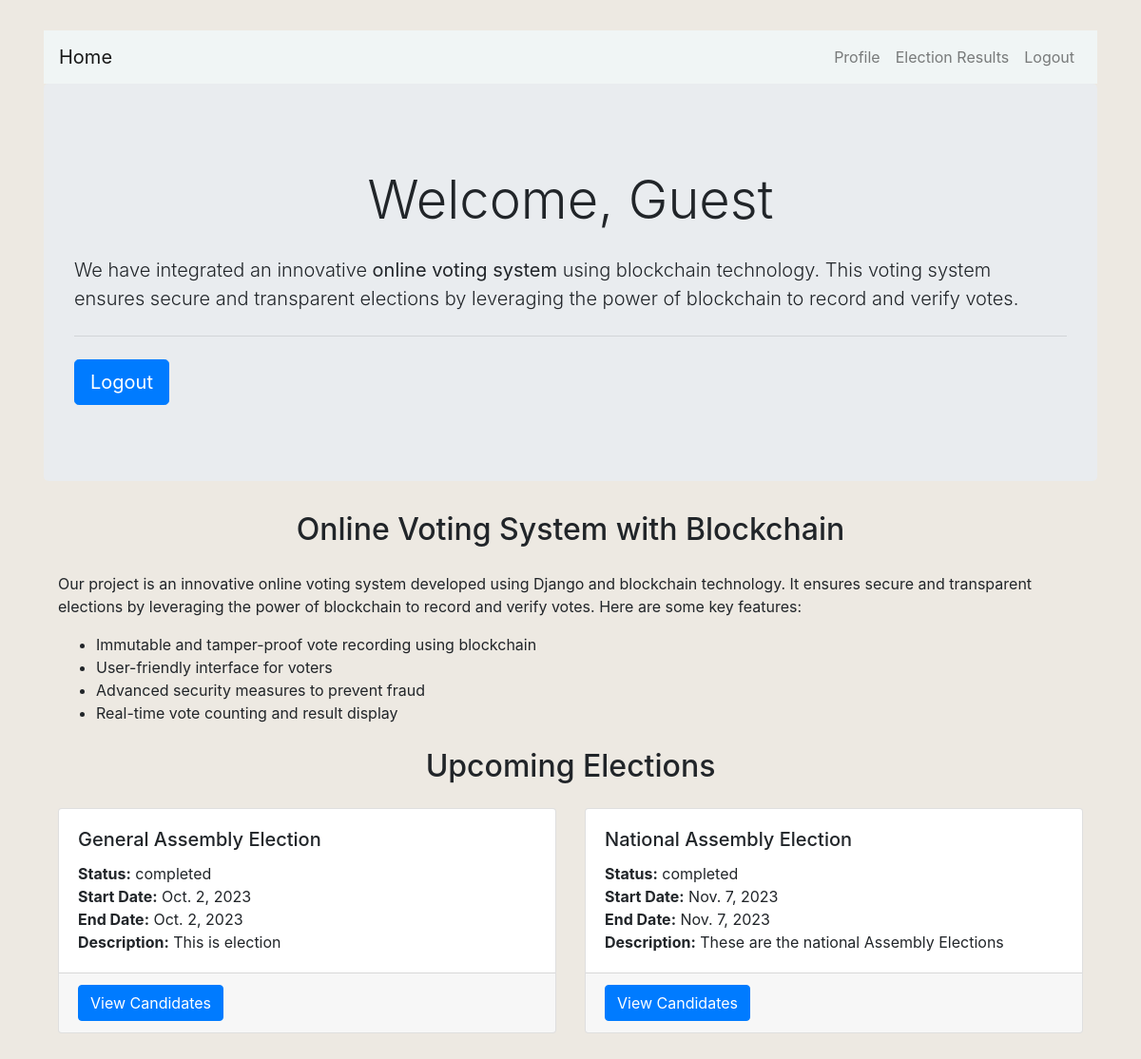
The page / (signed in) on the database its author committed.
### users/models.py (models this page shows, shortened)
class Election(models.Model):
    name = models.CharField(max_length=255)
    status = models.CharField(max_length=50, choices=[('upcoming', 'Upcoming'), ('ongoing', 'Ongoing'), ('completed', 'Completed')])
    start_date = models.DateField()
    end_date = models.DateField()
    description = models.TextField()

### users/views.py (the view)
# urls.py: path('', home, name='users-home'),
@login_required
def home(request):
    elections = Election.objects.all()
    candidates = Candidate.objects.all()
    context = {
        'elections': elections,
        'candidates': candidates,
    }
    return render(request, 'users/home.html', context)

### users/templates/users/home.html (shortened to what this page needs)
{% extends "users/base.html" %}
{% block content %}
    <div class="jumbotron">
        <h1 class="display-4">Welcome, {{ user.first_name.title|default:'Guest' }}</h1>
        <p class="lead">
            We have integrated an innovative <b>online voting system</b> using blockchain technology.
            This voting system ensures secure and transparent elections by leveraging the power of blockchain to record and verify votes.
        </p>
        <hr class="my-4">
        <p class="lead">
            {% if user.is_authenticated %}
                <a class="btn btn-primary btn-lg" href="{% url 'logout' %}" role="button">Logout</a>
            {% else %}
                <a class="btn btn-primary btn-lg" href="{% url 'login' %}" role="button">Sign in</a>
            {% endif %}
        </p>
    </div>
    <div class="container">
        <h2>Online Voting System with Blockchain</h2>
        <p>
            Our project is an innovative online voting system developed using Django and blockchain technology.
            It ensures secure and transparent elections by leveraging the power of blockchain to record and verify votes.
            Here are some key features:
        </p>
        <ul>
            <li>Immutable and tamper-proof vote recording using blockchain</li>
            <li>User-friendly interface for voters</li>
            <li>Advanced security measures to prevent fraud</li>
            <li>Real-time vote counting and result display</li>
        </ul>
    </div>
    <div class="container">
        <h2>Upcoming Elections</h2>
        <div class="card-deck">
            {% for election in elections %}
                <div class="card">
                    <div class="card-body">
                        <h5 class="card-title">{{ election.name }}</h5>
                        <p class="card-text">
                            <strong>Status:</strong> {{ election.status }}<br>
                            <strong>Start Date:</strong> {{ election.start_date }}<br>
                            <strong>End Date:</strong> {{ election.end_date }}<br>
                            <strong>Description:</strong> {{ election.description }}<br>
                        </p>
                    </div>
                    <div class="card-footer">
                        <form method="get" action="{% url 'view_candidates' election.id %}">
                            <button class="btn btn-primary" type="submit">View Candidates</button>
                        </form>
                    </div>
                </div>
            {% endfor %}
        </div>
    </div>
{% endblock content %}

### users/templates/users/base.html (style rules this page uses)
body { background-color: #ede9e2; }
h1 , h2 , h3 { text-align: center; margin: 25px; }

### rows shown on the page
Election: name "General Assembly Election", status "completed", start_date "Oct. 2, 2023", end_date "Oct. 2, 2023", description "This is election"
Election: name "National Assembly Election", status "completed", start_date "Nov. 7, 2023", end_date "Nov. 7, 2023", description "These are the national Assembly Elections"

### other values the page prints
{{ user.first_name.title|default:'Guest' }} "Guest"
